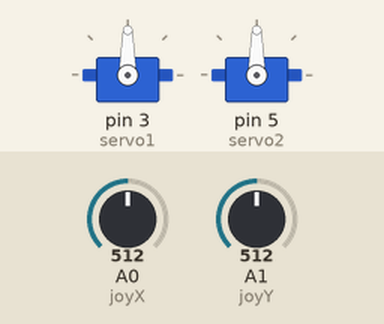
This sketch was run on a simulated Arduino Uno, built with avr-gcc and run on an emulated ATmega328P. On the bench: 2 × servo. Inputs (shaded band) come from the test bench; at power-on: A0 (joyX) = 512, A1 (joyY) = 512.

Above: at 1.2 s.
1.3 s: A0 (joyX) set to 716
At 2.0 s:
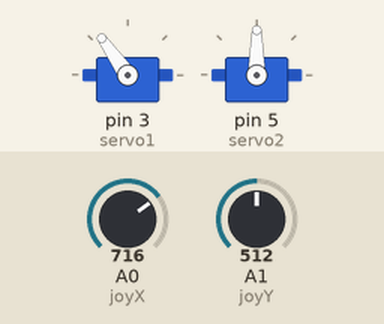
2.8 s: A1 (joyY) set to 716
At 3.1 s:
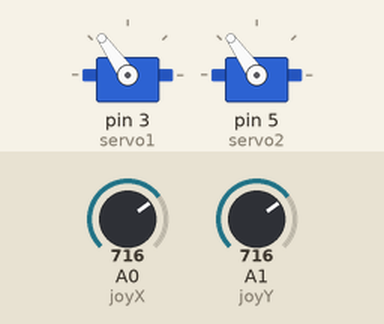
4.3 s: A0 (joyX) set to 900
At 5.5 s:
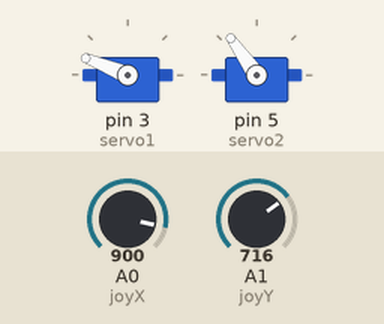
5.8 s: A1 (joyY) set to 900
At 6.1 s:
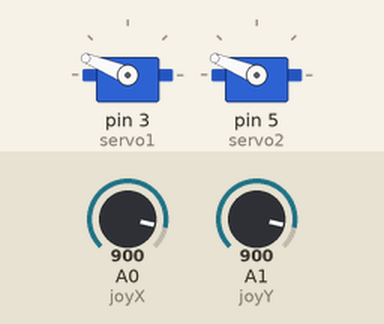
7.3 s: A0 (joyX) set to 1023
At 8.4 s:
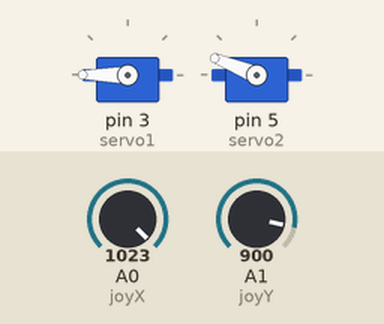
8.8 s: A1 (joyY) set to 1023
At 9.5 s:
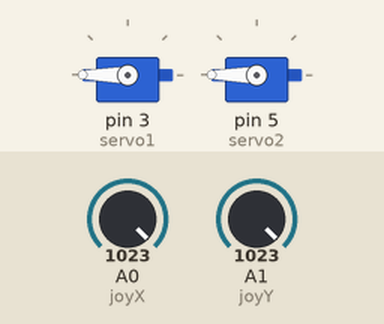
Timing chart, 0 to 11.3 s (numbered marks = the images above; inputs shaded):
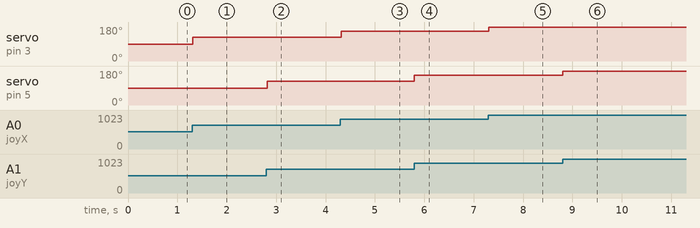

The sketch:

JoystickServo.ino
```cpp
#include<Servo.h>

Servo servo1,servo2;

int joyX=0,joyY=1,joyval;

void setup() {
servo1.attach(3);
servo2.attach(5);
}

void loop() {

joyval=analogRead(joyX);
joyval=map(joyval,0,1023,0,180);
servo1.write(joyval);

joyval=analogRead(joyY);
joyval=map(joyval,0,1023,0,180);
servo2.write(joyval);

delay(15);
}
```

Measured:
- after the input at 1.3 s, servo on pin 3 (servo1): 90° → 125° at once
- after the input at 2.8 s, servo on pin 5 (servo2): 90° → 125° at once
- after the input at 4.3 s, servo on pin 3 (servo1): 125° → 158° at once
- after the input at 5.8 s, servo on pin 5 (servo2): 125° → 158° at once
- after the input at 7.3 s, servo on pin 3 (servo1): 158° → 180° at once
- after the input at 8.8 s, servo on pin 5 (servo2): 158° → 180° at once
